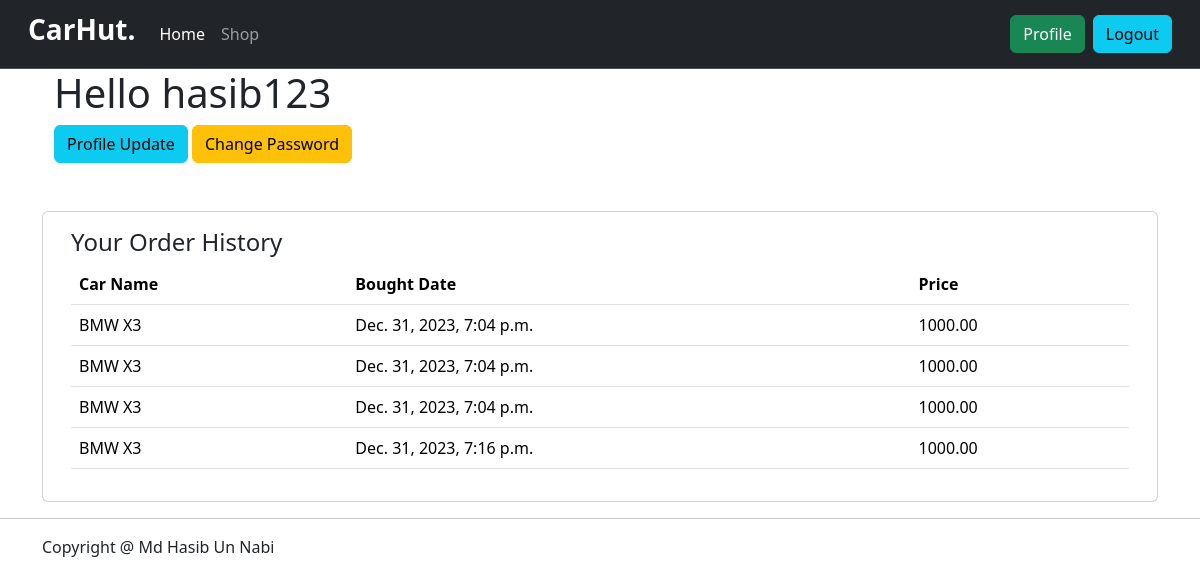
Screenshot of /profile/viewprofile/ (signed in) with the database file from the repository.
### car_management/models.py (models this page shows, shortened)
class Order(models.Model):
    user = models.ForeignKey(User, on_delete=models.CASCADE)
    car = models.ForeignKey(Car, on_delete=models.CASCADE)
    purchase_date = models.DateTimeField(auto_now_add=True)

class Car(models.Model):
    name = models.CharField(max_length=100)
    description = models.TextField()
    quantity = models.PositiveIntegerField()
    price = models.DecimalField(max_digits=10, decimal_places=2)
    image = models.ImageField(upload_to='car_management/media/car_images')
    brand = models.ForeignKey(Brand, on_delete=models.CASCADE)

### user_management/views.py (the view)
# urls.py: path('viewprofile/', views.UserProfileView.as_view(), name='profile'),
class UserProfileView(LoginRequiredMixin, DetailView):
    template_name = 'user_management/profile.html'
    model = User
    def get_object(self, queryset=None):
        return self.request.user
    def get_context_data(self, **kwargs):
        context = super().get_context_data(**kwargs)
        orders = Order.objects.filter(user=self.request.user)
        context['orders'] = orders
        return context

### user_management/templates/user_management/profile.html (shortened to what this page needs)
{% extends 'base.html' %}
{% block content %}
<div class="row">
    <h1>Hello {{user}}</h1>
    <div class="div">
        <a href="{% url 'update_profile' user.id %}" class="btn btn-info">Profile Update</a>
    <a href="{% url 'change_password' %}" class="btn btn-warning">Change Password</a>
    </div>
</div>
<div class="d-flex align-center justify-content-center row mt-5">
    <div class="card">
        <div class="card-body">
            <div class="row">
                <div class="col-md-12">
                    <h4>Your Order History</h4>
                    <table class="table">
                        <thead>
                            <tr>
                                <th>Car Name</th>
                                <th>Bought Date</th>
                                <th>Price</th>
                            </tr>
                        </thead>
                        <tbody>
                            {% for order in orders %}
                            <tr>
                                <td>{{ order.car.name }}</td>
                                <td>{{ order.purchase_date }}</td>
                                <td>{{ order.car.price }}</td>
                            </tr>
                            {% endfor %}
                        </tbody>
                    </table>
                </div>
            </div>
        </div>
    </div>
</div>
{% endblock %}

### rows the page displays
Order: car.name "BMW X3", purchase_date "Dec. 31, 2023, 7:04 p.m.", car.price "1000.00"
Order: car.name "BMW X3", purchase_date "Dec. 31, 2023, 7:04 p.m.", car.price "1000.00"
Order: car.name "BMW X3", purchase_date "Dec. 31, 2023, 7:04 p.m.", car.price "1000.00"
Order: car.name "BMW X3", purchase_date "Dec. 31, 2023, 7:16 p.m.", car.price "1000.00"

### other values shown
{{ user }} "hasib123"
